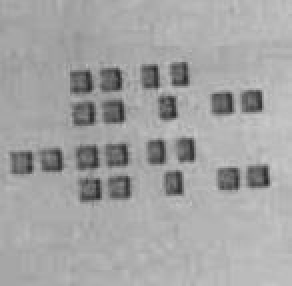
#> input picture hw2-3A.jpg, 146 x 143 px (shown 2 times larger)
$ python hello.py
#> lines starting #> are read from the running program, lines starting #| are printed output that depends on the picture; after the words box and inside, x2 and y2 are one past the last pixel; in counts of white or black regions, pixels touching at a corner belong together
__author__ = 'jimmy'

fileName = 'hw2-3A.jpg'

from skimage import data, io
from skimage.filters import threshold_otsu
from skimage.color import rgb2gray
import matplotlib.pyplot as plt

image = io.imread(fileName)
#> image is the input picture: shape (143, 146); min 39, max 202, mean 163.7
image = rgb2gray(image)

NumberOfRows = image.shape[0]
#> NumberOfRows = 143
NumberOfColumns = image.shape[1]
#> NumberOfColumns = 146

ThresholdValue = threshold_otsu(image)
#> ThresholdValue = 135

# simpe thresholding
for x in range(NumberOfRows):
    for y in range(NumberOfColumns):
        if (image[x,y] > ThresholdValue):
            #black / foreground
            image[x,y] = 0
        else:
            #white / background
            image[x,y] = 1
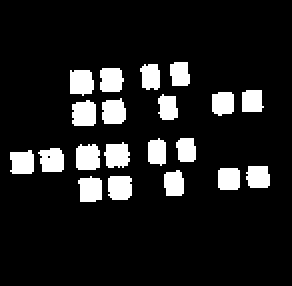
#> image: shape (143, 146) (shown 2 times larger); values 0 (black) and 1 (white), 11.7% white; 20 white regions, largest, box (x1, y1, x2, y2) and area: (38, 72, 50, 85) 141, (36, 50, 48, 63) 139, (35, 35, 47, 48) 136


RegionInterval = 1
CurrentRegion = 2
newSection = False

testDict = {}

def RegionValue(x):
    if (x != 0) and (x != 1):
        return int(x)
    else:
        return int(1000)

def CheckNeighborPixels(x,y):

            leftValue  = 1000
            rightValue = 1000
            belowValue = 1000
            aboveValue = 1000
            upperRight = 1000
            upperLeft  = 1000
            idk1 = 1000
            idk2 = 1000

            if ((x-1) > -1):
                leftValue = RegionValue(image[x-1,y])
            if((x+1) < NumberOfRows):
                rightValue = RegionValue(image[x+1,y])
            if ((y-1) > -1):
                belowValue = RegionValue(image[x,y-1])
            if ((y+1) < NumberOfColumns):
                aboveValue = RegionValue(image[x,y+1])

            if ((x-1) > -1) and ((y-1) > -1):
                upperLeft = RegionValue(image[x-1,y-1])
            if ((x+1) < NumberOfRows) and ((y-1) > -1):
                upperRight = RegionValue(image[x+1,y-1])
            if ((x+1) < NumberOfRows) and ((y+1) < NumberOfColumns):
                idk1 = RegionValue(image[x+1,y+1])
            if ((x-1)> -1) and ((y+1) < NumberOfColumns):
                idk1 = RegionValue(image[x-1,y+1])

            LowestNeighbor = min(leftValue,rightValue,belowValue,aboveValue,upperLeft,upperRight,idk1,idk2)

            NeighborList = [leftValue, rightValue, belowValue, aboveValue, upperRight, upperLeft, idk1, idk2]
            if (LowestNeighbor < CurrentRegion):
                image[x,y] = LowestNeighbor
                for value in NeighborList:
                    if (value != LowestNeighbor) and (value != 1000):
                        temp = testDict.get(value)
                        if (temp == None) or (LowestNeighbor < temp):
                            testDict[value] = LowestNeighbor

            return LowestNeighbor

#first pass
for x in range(NumberOfRows):
    for y in range(NumberOfColumns):
        if (image[x,y] == 0):

            LowestNeighbor = CheckNeighborPixels(x,y)

            if (LowestNeighbor >= CurrentRegion):
                image[x,y] = CurrentRegion
                newSection = True

        elif newSection:
            CurrentRegion += RegionInterval
            newSection = False
#> this loop made 143 passes
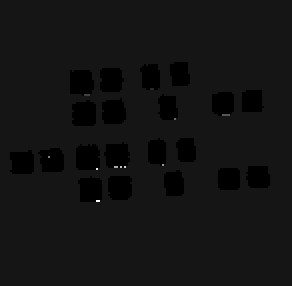
#> image: shape (143, 146) (shown 2 times larger); min 1, max 13, mean 1.89; drawn with min black and max white

lowestValueForRegion = {}

# Second Pass over Image
for x in range(NumberOfRows):
    for y in range(NumberOfColumns):
        regionNumber = image[x,y]
        value = testDict.get(regionNumber)

        temp = value
        while (temp != None):
            temp = testDict.get(temp)
            if (temp != None):
                value = temp

        if (value != None):
            image[x,y] = value
#> image: shape (143, 146); 0.09% of pixels changed, all inside (x1, y1, x2, y2) = (42, 44, 115, 101)


SetOfRegions = set()
# Third Pass over Image to Count Number of Regions
for x in range(NumberOfRows):
    for y in range(NumberOfColumns):
        regionNumber = image[x,y]
        if (regionNumber != 0 and regionNumber != 1):
            SetOfRegions.add(regionNumber)

print("Number Of Regions:", len(SetOfRegions))
#| Number Of Regions: 2

io.imshow(image, cmap=plt.cm.cubehelix, interpolation='none', vmin = 0, vmax = 10)
io.show()
